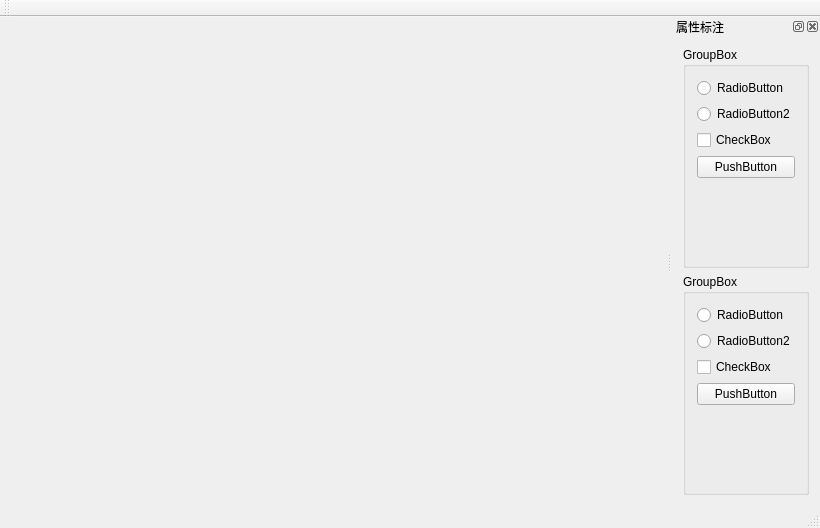
<?xml version="1.0" encoding="UTF-8"?>
<ui version="4.0">
 <class>videoDemoClass</class>
 <widget class="QMainWindow" name="videoDemoClass">
  <property name="geometry">
   <rect>
    <x>0</x>
    <y>0</y>
    <width>820</width>
    <height>528</height>
   </rect>
  </property>
  <property name="windowTitle">
   <string>videoDemo</string>
  </property>
  <widget class="QWidget" name="centralWidget">
   <layout class="QGridLayout" name="gridLayout">
    <item row="0" column="0">
     <layout class="QGridLayout" name="gridLayout_2"/>
    </item>
   </layout>
  </widget>
  <widget class="QMenuBar" name="menuBar">
   <property name="geometry">
    <rect>
     <x>0</x>
     <y>0</y>
     <width>820</width>
     <height>23</height>
    </rect>
   </property>
  </widget>
  <widget class="QToolBar" name="mainToolBar">
   <attribute name="toolBarArea">
    <enum>TopToolBarArea</enum>
   </attribute>
   <attribute name="toolBarBreak">
    <bool>false</bool>
   </attribute>
  </widget>
  <widget class="QStatusBar" name="statusBar"/>
  <widget class="QDockWidget" name="dockWidget_Attr">
   <property name="focusPolicy">
    <enum>Qt::ClickFocus</enum>
   </property>
   <property name="windowTitle">
    <string>属性标注</string>
   </property>
   <attribute name="dockWidgetArea">
    <number>2</number>
   </attribute>
   <widget class="QWidget" name="dockWidgetContents_2">
    <layout class="QGridLayout" name="gridLayout_4">
     <item row="0" column="0">
      <widget class="QGroupBox" name="groupBox_3">
       <property name="title">
        <string>GroupBox</string>
       </property>
       <layout class="QGridLayout" name="gridLayout_5">
        <item row="2" column="0">
         <widget class="QCheckBox" name="checkBox">
          <property name="text">
           <string>CheckBox</string>
          </property>
         </widget>
        </item>
        <item row="3" column="0">
         <widget class="QPushButton" name="pushButton">
          <property name="text">
           <string>PushButton</string>
          </property>
         </widget>
        </item>
        <item row="0" column="0">
         <widget class="QRadioButton" name="radioButton">
          <property name="text">
           <string>RadioButton</string>
          </property>
         </widget>
        </item>
        <item row="1" column="0">
         <widget class="QRadioButton" name="radioButton_2">
          <property name="text">
           <string>RadioButton2</string>
          </property>
         </widget>
        </item>
        <item row="4" column="0">
         <spacer name="verticalSpacer">
          <property name="orientation">
           <enum>Qt::Vertical</enum>
          </property>
          <property name="sizeHint" stdset="0">
           <size>
            <width>20</width>
            <height>40</height>
           </size>
          </property>
         </spacer>
        </item>
       </layout>
      </widget>
     </item>
     <item row="1" column="0">
      <widget class="QGroupBox" name="groupBox_4">
       <property name="title">
        <string>GroupBox</string>
       </property>
       <layout class="QGridLayout" name="gridLayout_6">
        <item row="1" column="0">
         <widget class="QRadioButton" name="radioButton_4">
          <property name="text">
           <string>RadioButton2</string>
          </property>
         </widget>
        </item>
        <item row="2" column="0">
         <widget class="QCheckBox" name="checkBox_2">
          <property name="text">
           <string>CheckBox</string>
          </property>
         </widget>
        </item>
        <item row="0" column="0">
         <widget class="QRadioButton" name="radioButton_3">
          <property name="text">
           <string>RadioButton</string>
          </property>
         </widget>
        </item>
        <item row="3" column="0">
         <widget class="QPushButton" name="pushButton_2">
          <property name="text">
           <string>PushButton</string>
          </property>
         </widget>
        </item>
        <item row="4" column="0">
         <spacer name="verticalSpacer_2">
          <property name="orientation">
           <enum>Qt::Vertical</enum>
          </property>
          <property name="sizeHint" stdset="0">
           <size>
            <width>20</width>
            <height>40</height>
           </size>
          </property>
         </spacer>
        </item>
       </layout>
      </widget>
     </item>
    </layout>
   </widget>
  </widget>
 </widget>
 <layoutdefault spacing="6" margin="11"/>
 <resources>
  <include location="videoDemo.qrc"/>
 </resources>
 <connections/>
</ui>
